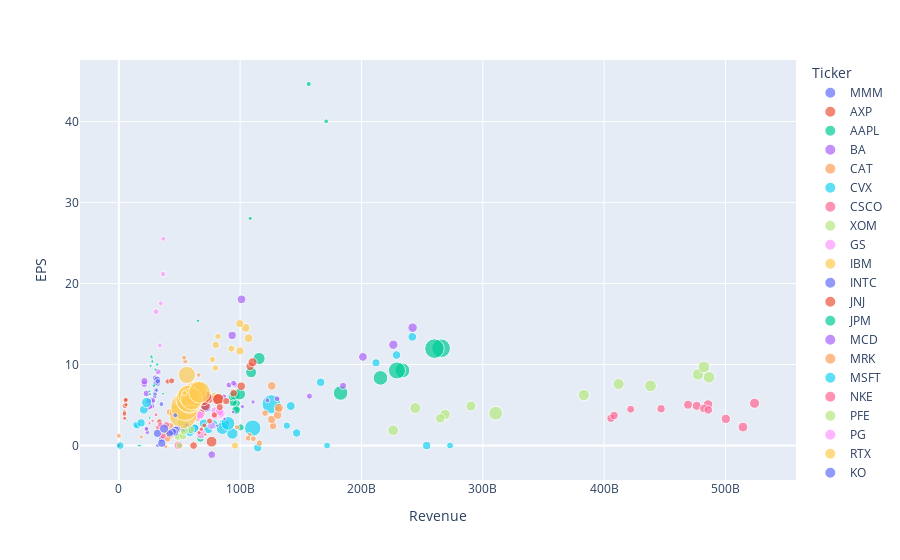

Write notebook code for a chart like this one.
### Code cell
px.scatter(
    df_bubble_plot,
    x="Revenue",
    y="EPS",
    size="Market Cap",
    color="Ticker"
)
